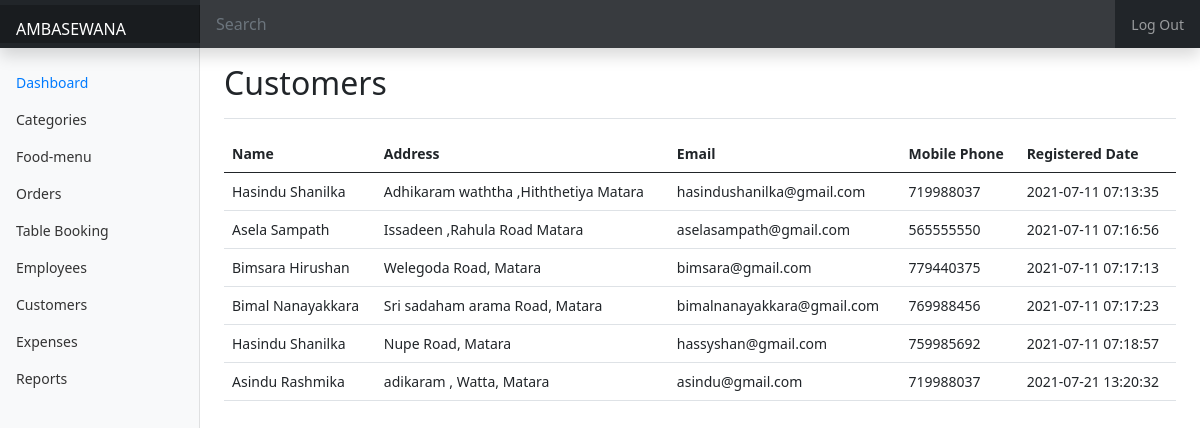
The page /admin/dashboard/customer.php on the database its author committed.
### tables this page shows
CREATE TABLE `customer` (
  `customer_id` int(11) NOT NULL,
  `customer_name` varchar(128) NOT NULL,
  `customer_email` varchar(128) NOT NULL,
  `customer_address` varchar(128) NOT NULL,
  `customer_contactnum` int(11) NOT NULL,
  `customer_password` varchar(128) NOT NULL,
  `date` timestamp NOT NULL DEFAULT current_timestamp() ON UPDATE current_timestamp()
);

### admin/dashboard/components/customertable.php (the view, shortened to what this page needs)
<?php
    require_once '../includes/dbh.inc.php';
    $sql = "SELECT * FROM customer;";
    $sql_run = mysqli_query($conn, $sql);
    while($row = mysqli_fetch_array($sql_run)){
    ?>
<tr>
    <td><?php echo $row['customer_name']; ?></td>
    <td><?php echo $row['customer_address'];?></td>
    <td><?php echo $row['customer_email']; ?></td>
    <td><?php echo $row['customer_contactnum']; ?></td>
    <td><?php echo $row['date']; ?></td>
</tr>
<?php
}
?>

### admin/dashboard/customer.php (shortened to what this page needs)
<!DOCTYPE html>
<html lang="en">
<head>
    <link href="https://cdn.jsdelivr.net/npm/bootstrap@5.0.0-beta3/dist/css/bootstrap.min.css" rel="stylesheet"
 />
    <link rel="stylesheet" type="text/css" href="index.css">
</head>
<body>
    <?php
       include_once './components/navbar.php'
    ?>
    <div class="container-fluid">
        <div class="row">
            <?php
                include_once './components/sidebar.php'
            ?>
            <main class="col-md-9 ms-sm-auto col-lg-10 px-md-4">
                <div
                    class="d-flex justify-content-between flex-wrap flex-md-nowrap align-items-center pt-3 pb-2 mb-3 border-bottom">
                    <h1 class="h2">Customers</h1>
                </div>
                <div>
                    <div>
                        <form action="" method="POST" enctype="multipart/form-data">
                            <table class="table table-hover">
                                <thead>
                                    <tr>
                                        <th scope="col">Name</th>
                                        <th scope="col">Address</th>
                                        <th scope="col">Email</th>
                                        <th scope="col">Mobile Phone</th>
                                        <th scope="col">Registered Date</th>
                                    </tr>
                                </thead>
                                <tbody>
                                    <?php
                                     include_once '../dashboard/components/customertable.php'
                                ?>
                                </tbody>
                            </table>
                        </form>
                    </div>
                </div>
            </main>
        </div>
    </div>
</body>
</html>

### admin/dashboard/components/navbar.php (shortened to what this page needs)
<header class="navbar navbar-dark sticky-top bg-dark flex-md-nowrap p-0 shadow">
    <a class="navbar-brand col-md-3 col-lg-2 me-0 px-3" href="#">AMBASEWANA</a>
    <input class="form-control form-control-dark w-100" type="text" placeholder="Search" aria-label="Search" />
    <ul class="navbar-nav px-3">
        <li class="nav-item text-nowrap">
            <a class="nav-link" href="../includes/logout.inc.php">Log Out</a>
        </li>
    </ul>
</header>

### admin/dashboard/components/sidebar.php (shortened to what this page needs)
<nav id="sidebarMenu" class="col-md-3 col-lg-2 d-md-block bg-light sidebar collapse">
    <div class="position-sticky pt-3">
        <ul class="nav flex-column">
            <li class="nav-item">
                <a class="nav-link active dash" aria-current="page" href="index.php">
                    Dashboard
                </a>
            </li>
            <li class="nav-item">
                <a class="nav-link emp" href="category.php">
                    Categories
                </a>
            </li>
            <li class="nav-item">
                <a class="nav-link cat" href="foodmenu.php">
                    Food-menu
                </a>
            </li>
            <li class="nav-item">
                <a class="nav-link pro" href="order.php">
                    Orders
                </a>
            </li>
            <li class="nav-item">
                <a class="nav-link ord" href="tablebooking.php">
                    Table Booking
                </a>
            </li>
            <li class="nav-item">
                <a class="nav-link ord" href="employee.php">
                    Employees
                </a>
            </li>
            <li class="nav-item">
                <a class="nav-link rep" href="customer.php">
                    Customers
                </a>
            </li>
            <li class="nav-item">
                <a class="nav-link rep" href="expense.php">
                    Expenses
                </a>
            </li>
            <li class="nav-item">
                <a class="nav-link inv" href="reports.php.php">
                    Reports
                </a>
            </li>
        </ul>
    </div>
</nav>

### admin/dashboard/index.css (style rules this page uses)
body { font-size: 0.875rem; }
.sidebar { position: fixed; top: 0; bottom: 0; left: 0; z-index: 100; padding: 48px 0 0; box-shadow: inset -1px 0 0 rgba(0, 0, 0, 0.1); }
.sidebar .nav-link { font-weight: 500; color: #333; }
.sidebar .nav-link.active { color: #007bff; }
.navbar-brand { padding-top: 0.75rem; padding-bottom: 0.105rem; font-size: 1rem; background-color: rgba(0, 0, 0, 0.25); box-shadow: inset -1px 0 0 rgba(0, 0, 0, 0.25); }
.navbar .form-control { padding: 0.75rem 1rem; border-width: 0; border-radius: 0; }
.form-control-dark { color: #fff; background-color: rgba(255, 255, 255, 0.1); border-color: rgba(255, 255, 255, 0.1); }

### rows shown on the page
customer: customer_name "Hasindu Shanilka", customer_address "Adhikaram waththa ,Hiththetiya Matara", customer_email "hasindushanilka@gmail.com", customer_contactnum "719988037", date "2021-07-11 07:13:35"
customer: customer_name "Asela Sampath", customer_address "Issadeen ,Rahula Road Matara", customer_email "aselasampath@gmail.com", customer_contactnum "565555550", date "2021-07-11 07:16:56"
customer: customer_name "Bimsara Hirushan", customer_address "Welegoda Road, Matara", customer_email "bimsara@gmail.com", customer_contactnum "779440375", date "2021-07-11 07:17:13"
customer: customer_name "Bimal Nanayakkara", customer_address "Sri sadaham arama Road, Matara", customer_email "bimalnanayakkara@gmail.com", customer_contactnum "769988456", date "2021-07-11 07:17:23"
customer: customer_name "Hasindu Shanilka", customer_address "Nupe Road, Matara", customer_email "hassyshan@gmail.com", customer_contactnum "759985692", date "2021-07-11 07:18:57"
customer: customer_name "Asindu Rashmika", customer_address "adikaram , Watta, Matara", customer_email "asindu@gmail.com", customer_contactnum "719988037", date "2021-07-21 13:20:32"
